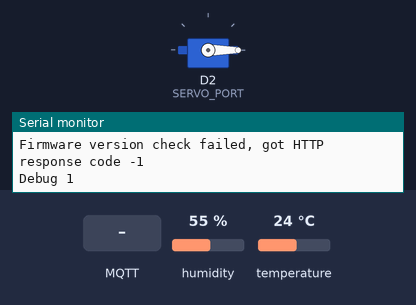
A sketch run on a simulated ESP8266 (NodeMCU). Shown: servo, the last lines printed to the serial monitor. The test bench sets the inputs (shaded band); at power-on: humidity 55 %, temperature 24 °C. Network time is answered at once with the bench clock; the local clock reads 2024-03-15 10:24:30 at power-on unless the sketch sets it; EEPROM starts erased; no MQTT or app messages arrive unless stated.

Above: at 6.0 s.
6.1 s: MQTT message "90" arrives on the first subscribed topic
At 7.2 s:
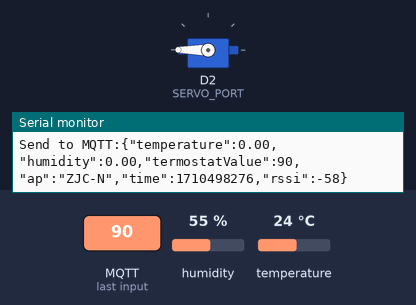
7.6 s: MQTT message "200" arrives on the first subscribed topic
At 8.4 s:
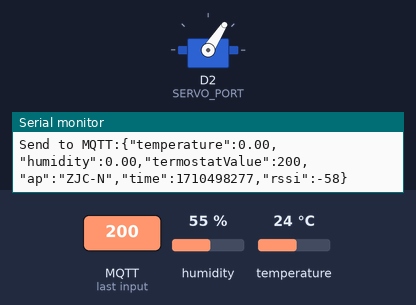
9.1 s: MQTT message "0" arrives on the first subscribed topic
At 9.5 s:
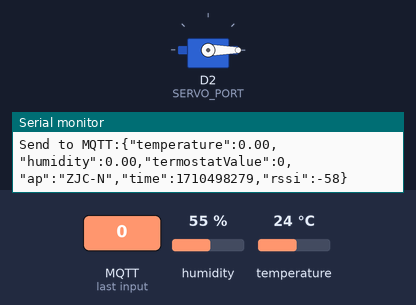
Timing chart, 0 to 12.1 s (numbered marks = the images above; inputs shaded):
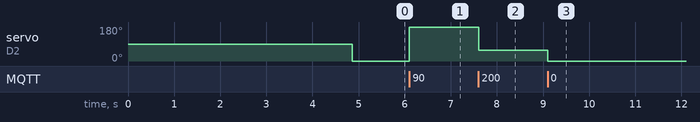

Measured:
- after the input at 6.1 s, servo on D2 (SERVO_PORT): 0° → 180° at once
- after the input at 7.6 s, servo on D2 (SERVO_PORT): 180° → 57° at once
- after the input at 9.1 s, servo on D2 (SERVO_PORT): 57° → 0° at once

The sketch:

ESP_OVEN_CONTROLLER.ino
```cpp
#include "dht_nonblocking.h"
#include <ESP8266WiFi.h>
#include <PubSubClient.h>
#include <Servo.h>

#include <soql_tools.h>
#include <NTPClient.h>
#include <WiFiUdp.h>
#include <EEPROM.h>

#define FW_VERSION 20
#define FW_INFO "Kontroller pieca zjc"

wifi_struct wifi[2]={
  {"ZJC-N","820813130882"},
  {"ZJC-W","820813130882"}
};

/*NtpClient*/
WiFiUDP ntpUDP;
NTPClient timeClient(ntpUDP, "192.168.1.168", 0, 60000);

#define TOKEN "ESP8266_OVEN_CONTROLLER"

#define IN_TOPIC "/telemetry/oven/set"
#define OUT_TOPIC "/telemetry/oven/get"

#define SERVO_PORT D2

#define WIFI_COUNT 2
/*DHT22*/
static const int DHT_SENSOR_PIN = D1;

#define DHT_SENSOR_TYPE DHT_TYPE_22

DHT_nonblocking* dht_sensor;

IPAddress mqttServerIP(192,168,1,168);
/*IPAddress mqttServerIP(91,239,168,107);*/

void callback(char* topic, byte* payload, unsigned int length);

float temperature;
float humidity;

  uint addr = 0;
/*MQTT**/
WiFiClient wifiClient;
PubSubClient client(wifiClient);
Servo termostat;
int termostatValue=9;
void eeWriteInt(int pos, int val) {
    byte* p = (byte*) &val;
    EEPROM.write(pos, *p);
    EEPROM.write(pos + 1, *(p + 1));
    EEPROM.write(pos + 2, *(p + 2));
    EEPROM.write(pos + 3, *(p + 3));
    EEPROM.commit();
}
int eeGetInt(int pos) {
  int val;
  byte* p = (byte*) &val;
  *p        = EEPROM.read(pos);
  *(p + 1)  = EEPROM.read(pos + 1);
  *(p + 2)  = EEPROM.read(pos + 2);
  *(p + 3)  = EEPROM.read(pos + 3);
  return val;
}

void setup() {
 EEPROM.begin(512);
 Serial.begin(115200);
 delay(1000);
 ConnectToAP(wifi, WIFI_COUNT);
 connectToMQTT(&client, mqttServerIP, TOKEN, callback, onConnect);
 sendToMqtt(&client,"/telemetry/technical/info", generateTechInfo(FW_VERSION, FW_INFO));
 checkForUpdates(FW_VERSION);
 dht_sensor= new DHT_nonblocking( DHT_SENSOR_PIN, DHT_SENSOR_TYPE );
 pinMode(SERVO_PORT, OUTPUT);
 delay(1000);
 termostat.attach(SERVO_PORT);
 delay(1000);
 termostatValue=eeGetInt(0);
 int toWrite=map(termostatValue, 6, 24, 0, 105);

 termostat.write(toWrite);
 Serial.println("Debug 1");

}

void onConnect(PubSubClient* client) {
    client->subscribe(IN_TOPIC);
}

void callback(char* topic, byte* payload, unsigned int length) {
  Serial.print("Cos odebrano");
  Serial.println(topic);
  if(strcmp(topic, IN_TOPIC)==0){
    String p;
    for(int j=0; j<length; j++){
      p+=(char)payload[j];
    }
    if(p.equals("RESET")){
      goDeepSleep(1, false);
    }
    if(termostatValue!=p.toInt()){
      termostatValue=p.toInt();
       pinMode(SERVO_PORT, OUTPUT);
      termostat.attach(SERVO_PORT);
      int toWrite=map(termostatValue, 6, 24, 0, 105);
      termostat.write(toWrite);
      eeWriteInt(0,termostatValue);
      generateAndSend();
    }
  }
}

void loop() {
  ConnectToAP(wifi, 2);
  connectToMQTT(&client, mqttServerIP, TOKEN, callback, onConnect);
  timeClient.begin();
  timeClient.update();
  client.loop();
  if( measure_environment( &temperature, &humidity ) == true )
  {
    Serial.print( "T = " );
    Serial.print( temperature, 1 );
    Serial.print( " deg. C, H = " );
    Serial.print( humidity, 1 );
    Serial.println( "%" );
    generateAndSend();
  }

}

void generateAndSend(){
  String payload = "{";
    payload += "\"temperature\":"; payload += temperature; payload += ",";
    payload += "\"humidity\":"; payload += humidity; payload += ",";
    payload += "\"termostatValue\":"; payload += termostatValue; payload += ",";
    payload += "\"ap\":\""; payload += WiFi.SSID();payload += "\",";
    payload += "\"time\":"; payload += timeClient.getEpochTime();payload += ",";
    payload += "\"rssi\":"; payload += WiFi.RSSI();
    payload += "}";
    sendToMqtt(&client,OUT_TOPIC,payload);
}

long measurement_timestamp = 0;

static bool measure_environment( float *temperature, float *humidity )
{


  if( millis( ) - measurement_timestamp > 15000ul )
  {
    if( dht_sensor->measure( temperature, humidity ) == true )
    {
      measurement_timestamp = millis( );
      return( true );
    }
  }

  return( false );
}
```
